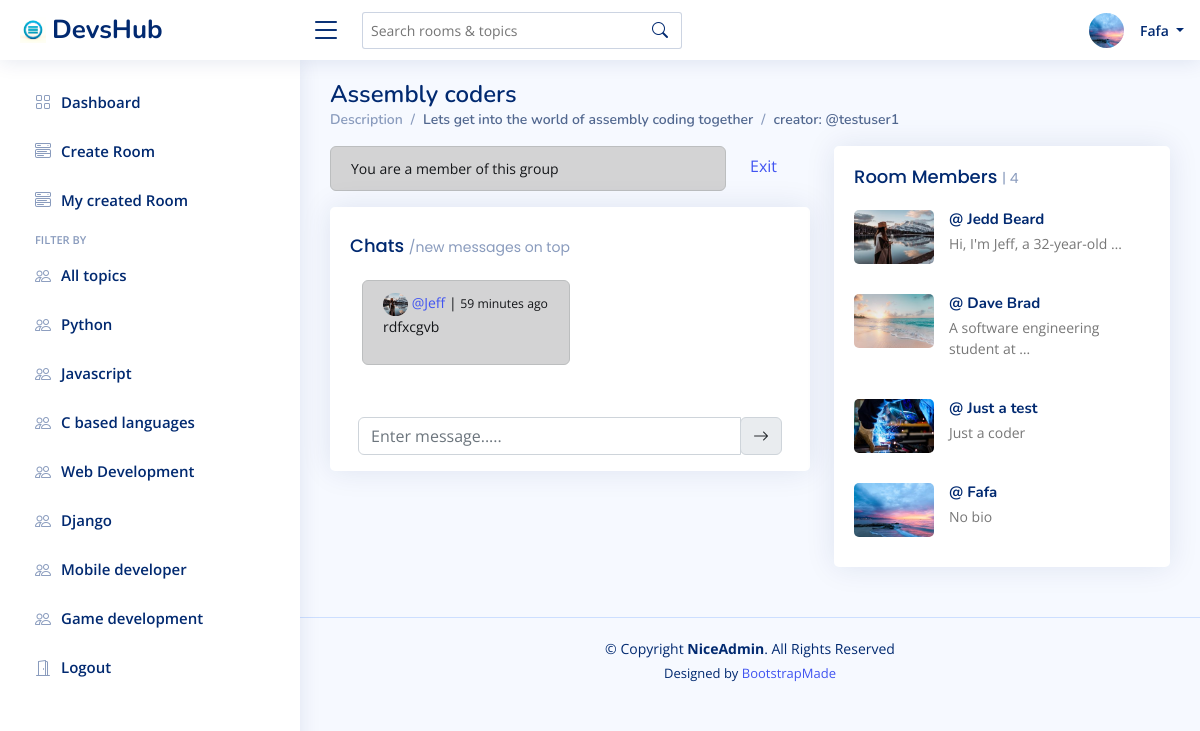
Screenshot of /rooms/8/ (signed in) with the database file from the repository.
### base/models.py (models this page shows, shortened)
class Profile(models.Model):
    user = models.OneToOneField(User, on_delete=models.CASCADE)
    full_name = models.CharField(max_length=200, blank=True)
    profile_pic = models.ImageField(default="avatar.png", upload_to='profiles/', blank=True)
    bio =  models.TextField(blank=True)
    job = models.CharField(max_length=150, blank=True)
    company = models.CharField(max_length=200, blank=True)
    created = models.DateTimeField(auto_now_add=True)
    updated = models.DateTimeField(auto_now=True)

class Topic(models.Model):
    name = models.CharField(max_length=100)

class Room(models.Model):
    host = models.ForeignKey(User, on_delete=models.CASCADE, blank=True)
    topic = models.ForeignKey(Topic, on_delete=models.CASCADE)
    name = models.CharField(max_length=200)
    class_img = models.ImageField(upload_to="class_img", default="group_icon.png")
    description = models.TextField()
    members = models.ManyToManyField(User, related_name="members", blank=True)
    created = models.DateTimeField(auto_now_add=True)
    updated = models.DateTimeField(auto_now=True)
    objects = RoomManager()
    class Meta:
        ordering = ["-updated", "-created"]
    def get_messages(self):
        return self.message_set.all()

class Message(models.Model):
    user = models.ForeignKey(User, on_delete=models.CASCADE)
    room = models.ForeignKey(Room, on_delete=models.CASCADE)
    body = models.TextField()
    created = models.DateTimeField(auto_now_add=True)
    updated = models.DateTimeField(auto_now=True)
    class Meta:
        ordering = ["-created", '-updated']

### base/views.py (the view, shortened to what this page needs)
# urls.py: path("rooms/<str:pk>/", rooms, name="room"),
@login_required(login_url="login")
def rooms(request, pk):
    empty_activity = False
    room = Room.objects.get(id=pk)
    messages_ = room.message_set.all()
    members = room.members.all()
    topics = Topic.objects.all()
    room_messages = Message.objects.all().order_by("-created")[:20]
    if len(room_messages) == 0:
        empty_activity = True
    context = {
        "room": room,
        "s_messages": messages_,
        "members": members,
        "room_messages": room_messages,
        'empty_activity': empty_activity,
        'topics':topics,
    }
    return render(request, "base/rooms.html", context)

### base/templates/base/rooms.html (shortened to what this page needs)
{% extends 'main.html' %}
{% load static %}
{% load custom_filters %}
{% block css_files %}
<link href="{% static 'vendor/bootstrap/css/bootstrap.min.css' %}" rel="stylesheet">
<link href="{% static 'vendor/bootstrap-icons/bootstrap-icons.css' %}" rel="stylesheet">
<link href="{% static 'css/style.css' %}" rel="stylesheet">
<link href="{% static 'vendor/boxicons/css/boxicons.min.css' %}" rel="stylesheet">
{% endblock css_files %}
{% block content %}
<main id="main" class="main">
    <div class="pagetitle">
      <h1>{{room.name}}</h1>
      <nav>
        <ol class="breadcrumb">
          <li class="breadcrumb-item"><a href="index.html">Description</a></li>
          <li class="breadcrumb-item active">{{room.description|truncatewords:15}}</li>
          <li class="breadcrumb-item active">creator: @{{room.host.profile.user}}</li>
        </ol>
      </nav>
    </div>
    <section class="section dashboard">
      <div class="row">
        <div class="col-lg-7">
          {% if user in room.members.all %}
            <div class="row">
                <div class="col-md-10">
                    <div class="alert alert-dark" role="alert">
                      You are a member of this group
                    </div>
                </div>
                <div class="col-md-2 mt-2 mb-2">
                    <a href="{% url "exit-room" room.id %}">Exit</a>
                </div>
            </div>
        {% else %}
            <div class="alert alert-dark" role="alert">
                Send message to join group
            </div>
        {% endif %}
            <div class="col-12">
              <div class="card pt-2">
                <div class="chat-container card-body" style="max-height: 420px; overflow-y: auto;">
                  <h5 class="card-title">Chats <span>/new messages on top</span></h5>
                  {% for message in room.get_messages %}
                    <div class="container">
                        <div class="col-md-6 {% if message.user == request.user  %}ms-auto text-end alert alert-success{% else %} alert alert-dark{% endif %} ">
                            <div class="media">
                                <img src="{{message.user.profile.profile_pic.url}}" style="width:25px; height:23px;" class="me- rounded-circle" alt="Profile Picture">
                                <a href="{% url 'profile' message.user.id %}"><span class="mt-0">@{{message.user}}</span></a> |
                                <small>{{message.created|timesince}} ago</small>
                                <div class="media-body">
                                    <p>{{message.body}}</p>
                                </div>
                            </div>
                        </div>
                    </div>
                  {% endfor %}
                </div>
                <div class="row m-3">
                  <form class="col-sm-12" method="POST">
                    <div class="input-group">
                    <input type="text" class="form-control" name="message" placeholder="Enter message.....">
                    <div class="input-group-append">
                        <span class="input-group-text">
                        <i class="bi bi-arrow-right"></i>
                        </span>
                    </div>
                    </div>
                  </form>
                </div>
              </div>
            </div>
        </div>
        <div class="col-lg-5">
          <div class="card">
            <div class="card-body pb-0">
              <h5 class="card-title">Room Members <span>| {{members|length}}</span></h5>
              {% for user in members %}
              <div class="news">
                <div class="post-item clearfix">
                  <a href="{% url 'profile' user.id %}"><img src="{{user.profile.profile_pic.url}}" alt=""></a>
                  <h4><a href="{% url 'profile' user.id %}">@
                    {% if user.profile.full_name %}
                        {{user.profile.full_name}}
                    {% else %}
                        {{user}}
                    {% endif %}
                  </a></h4>
                  <p>
                    {% if user.profile.bio %}
                        {{user.profile.bio|truncatewords:5}}
                    {% else %}
                        No bio
                    {% endif %}
                  </p>
                  <br>
                </div>
              </div>
              {% endfor %}
            </div>
          </div>
        </div>
      </div>
    </section>
  </main>
{% endblock content %}

### templates/navbar.html (shortened to what this page needs)
  {% load static %}
  <header id="header" class="header fixed-top d-flex align-items-center">
    <div class="d-flex align-items-center justify-content-between">
      <a href="{% url 'home' %}" class="logo d-flex align-items-center">
        <img src="{% static 'img/logo.png' %}" alt=logo"">
        <span class="d-none d-lg-block">DevsHub</span>
      </a>
      <i class="bi bi-list toggle-sidebar-btn"></i>
    </div>
    <div class="search-bar">
      <form class="search-form d-flex align-items-center" method="GET" action="{% url 'home' %}">
        <input type="text" name="q" placeholder="Search rooms & topics" title="Enter search keyword">
        <button type="submit" title="Search"><i class="bi bi-search"></i></button>
      </form>
    </div>
    <nav class="header-nav ms-auto">
      <ul class="d-flex align-items-center">
        {% if user.is_authenticated %}
        <li class="nav-item dropdown pe-3">
          <a class="nav-link nav-profile d-flex align-items-center pe-0" href="#" data-bs-toggle="dropdown">
            <img src="{{request.user.profile.profile_pic.url}}" style="height: 35px; width:35px;" alt="Profile" class="rounded-circle me-2">
            <span class="d-none d-md-block dropdown-toggle ps-2">
              {% if request.user.profile.full_name %}
                {{request.user.profile.full_name}}
              {% else %}
                {{request.user}}
               {% endif %}
            </span>
          </a>
        </li>
        {% else %}
        <a href="{% url 'login' %}" class="btn btn-primary me-3">Login</a>
        {% endif %}
      </ul>
    </nav>
  </header>

### templates/aside.html
  {% url 'home' as index_path %}
  {% url 'create-room' as create_room_path %}
  {% url 'created-rooms' as created_rooms_path %}
  <aside id="sidebar" class="sidebar">
    <ul class="sidebar-nav" id="sidebar-nav">
      <li class="nav-item">
        <a class="nav-link {% if not request.path == index_path %}collapsed{% endif %}" href="{% url 'home' %}">
          <i class="bi bi-grid"></i>
          <span>Dashboard</span>
        </a>
      </li>
      <li class="nav-item">
        <a class="nav-link {% if not request.path == create_room_path %}collapsed{% endif %}" data-bs-target="#components-nav" href="{% url 'create-room' %}">
          <i class="bi bi-menu-button-wide"></i><span>Create Room</span>
        </a>
      </li>
      <li class="nav-item">
        <a class="nav-link {% if not request.path == created_rooms_path %}collapsed{% endif %}" data-bs-target="#components-nav" href="{% url 'created-rooms' %}">
          <i class="bi bi-menu-button-wide"></i><span>My created Room</span>
        </a>
      </li>
      <li class="nav-heading">FILTER BY</li>
      <li class="nav-item">
        <a class="nav-link {% if not q == "" %}collapsed{% endif %}" href="{% url 'home' %}">
        <i class="bi bi-people"></i>
        <span>All topics</span>
        </a>
    </li>
      {% for topic in topics %}
        <li class="nav-item">
            <a class="nav-link {% if not topic.name == q %}collapsed{% endif %}" href="{% url 'home' %}?q={{topic.name}}">
            <i class="bi bi-people"></i>
            <span>{{topic.name}}</span>
            </a>
        </li>
      {% endfor %}
      {% if user.is_authenticated %}
      <li class="nav-item">
        <a class="nav-link collapsed" href="{% url 'logout' %}">
        <i class="bi bi-door-open"></i>
        <span>Logout</span>
        </a>
      </li>
      {% endif %}
    </ul>
  </aside>

### static/css/style.css (style rules this page uses)
:root { scroll-behavior: smooth; }
body { font-family: "Open Sans", sans-serif; background: #f6f9ff; color: #444444; }
a { color: #4154f1; text-decoration: none; }
h1, h2, h3, h4, h5, h6 { font-family: "Nunito", sans-serif; }
#main { margin-top: 60px; padding: 20px 30px; transition: all 0.3s; }
.pagetitle { margin-bottom: 10px; }
.pagetitle h1 { font-size: 24px; margin-bottom: 0; font-weight: 600; color: #012970; }
.card { margin-bottom: 30px; border: none; border-radius: 5px; box-shadow: 0px 0 30px rgba(1, 41, 112, 0.1); }
.card-title { padding: 20px 0 15px 0; font-size: 18px; font-weight: 500; color: #012970; font-family: "Poppins", sans-serif; }
.card-title span { color: #899bbd; font-size: 14px; font-weight: 400; }
.card-body { padding: 0 20px 20px 20px; }
.breadcrumb { font-size: 14px; font-family: "Nunito", sans-serif; color: #899bbd; font-weight: 600; }
.breadcrumb a { color: #899bbd; transition: 0.3s; }
.breadcrumb .breadcrumb-item::before { color: #899bbd; }
.breadcrumb .active { color: #51678f; font-weight: 600; }
.logo { line-height: 1; }
@media (min-width: 1200px) { .logo { width: 280px; } }
.logo img { max-height: 26px; margin-right: 6px; }
.logo span { font-size: 26px; font-weight: 700; color: #012970; font-family: "Nunito", sans-serif; }
.header { transition: all 0.5s; z-index: 997; height: 60px; box-shadow: 0px 2px 20px rgba(1, 41, 112, 0.1); background-color: #fff; padding-left: 20px; }
.header .toggle-sidebar-btn { font-size: 32px; padding-left: 10px; cursor: pointer; color: #012970; }
.header .search-bar { min-width: 360px; padding: 0 20px; }
.header .search-form { width: 100%; }
.header .search-form input { border: 0; font-size: 14px; color: #012970; border: 1px solid rgba(1, 41, 112, 0.2); padding: 7px 38px 7px 8px; border-radius: 3px; transition: 0.3s; width: 100%; }
.header .search-form button { border: 0; padding: 0; margin-left: -30px; background: none; }
.header .search-form button i { color: #012970; }
.header-nav ul { list-style: none; }
.header-nav>ul { margin: 0; padding: 0; }
.header-nav .nav-profile { color: #012970; }
.header-nav .nav-profile img { max-height: 36px; }
.header-nav .nav-profile span { font-size: 14px; font-weight: 600; }
.sidebar { position: fixed; top: 60px; left: 0; bottom: 0; width: 300px; z-index: 996; transition: all 0.3s; padding: 20px; overflow-y: auto; scrollbar-width: thin; scrollbar-color: #aab7cf transparent; box-shadow: 0px 0px 20px rgba(1, 41, 112, 0.1); background-color: #fff; }
@media (min-width: 1200px) { #main, #footer { margin-left: 300px; } }
.sidebar-nav { padding: 0; margin: 0; list-style: none; }
.sidebar-nav li { padding: 0; margin: 0; list-style: none; }
.sidebar-nav .nav-item { margin-bottom: 5px; }
.sidebar-nav .nav-heading { font-size: 11px; text-transform: uppercase; color: #899bbd; font-weight: 600; margin: 10px 0 5px 15px; }
.sidebar-nav .nav-link { display: flex; align-items: center; font-size: 15px; font-weight: 600; color: #4154f1; transition: 0.3; background: #f6f9ff; padding: 10px 15px; border-radius: 4px; }
.sidebar-nav .nav-link i { font-size: 16px; margin-right: 10px; color: #4154f1; }
.sidebar-nav .nav-link.collapsed { color: #012970; background: #fff; }
.sidebar-nav .nav-link.collapsed i { color: #899bbd; }
.dashboard .news img { width: 80px; float: left; border-radius: 5px; }
.dashboard .news h4 { font-size: 15px; margin-left: 95px; font-weight: bold; margin-bottom: 5px; }
.dashboard .news h4 a { color: #012970; transition: 0.3s; }
.dashboard .news p { font-size: 14px; color: #777777; margin-left: 95px; }

### base/templates/base/rooms.html (style rules this page uses)
.alert { padding: 0.7rem 1.25rem; font-size: 0.875rem; height: auto !important; }

### rows the page displays
Topic: name "Python"
Topic: name "Javascript"
Topic: name "C based languages"
Topic: name "Web Development"
Topic: name "Django"
Topic: name "Mobile developer"
Topic: name "Game development"
Room: name "Assembly coders", description "Lets get into the world of assembly coding together", host.profile.user "testuser1"
Message: user.profile.profile_pic (picture), user "Jeff", created "59 minutes", body "rdfxcgvb"

### other values shown
{{ request.user }} "Fafa"
{{ members|length }} "4"
{{ user.profile.full_name }} "Jedd Beard"
{{ user.profile.bio|truncatewords:5 }} "Hi, I'm Jeff, a 32-year-old …"
{{ user.profile.full_name }} "Dave Brad"
{{ user.profile.bio|truncatewords:5 }} "A software engineering student at …"
{{ user.profile.full_name }} "Just a test"
{{ user.profile.bio|truncatewords:5 }} "Just a coder"
{{ user }} "Fafa"
